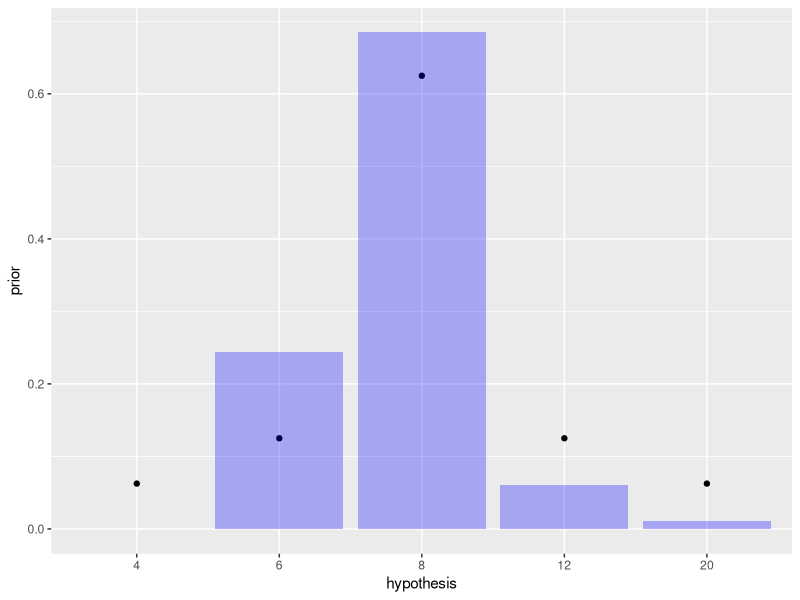

The R source for this figure:
library(tidyverse)

#bag full of 4, 6, 8, 12, 20-sided dice, in proportions 1:2:10:2:1

df <- tibble(
  hypothesis = factor(c("4","6","8","12","20"), levels=c("4","6","8","12","20")),
  number_of_each = c(1,2,10,2,1),
  prior = number_of_each / sum(number_of_each),
  likelihood_two5s = c(0,1/6^2, 1/8^2, 1/12^2,1/20^2),
  numerator = prior*likelihood_two5s,
  posterior = numerator / sum(numerator)
)

df %>% ggplot(aes(x=hypothesis)) +
  geom_point(aes(y=prior)) + 
  geom_col(aes(y=posterior), alpha=0.3, fill="blue")
# 4-sided dice loses all its probability. Both the 6,8 die gain probability.

#What is the probability of getting another 5? a 15?
df <- df %>% mutate(
  likelihood_5 = c(0,1/6, 1/8, 1/12,1/20),
  likelihood_15 = c(0,0,0,0,1/20),
)
ppd_another5 <- sum(df$posterior * df$likelihood_5)
ppd_15 <- sum(df$posterior * df$likelihood_15)
